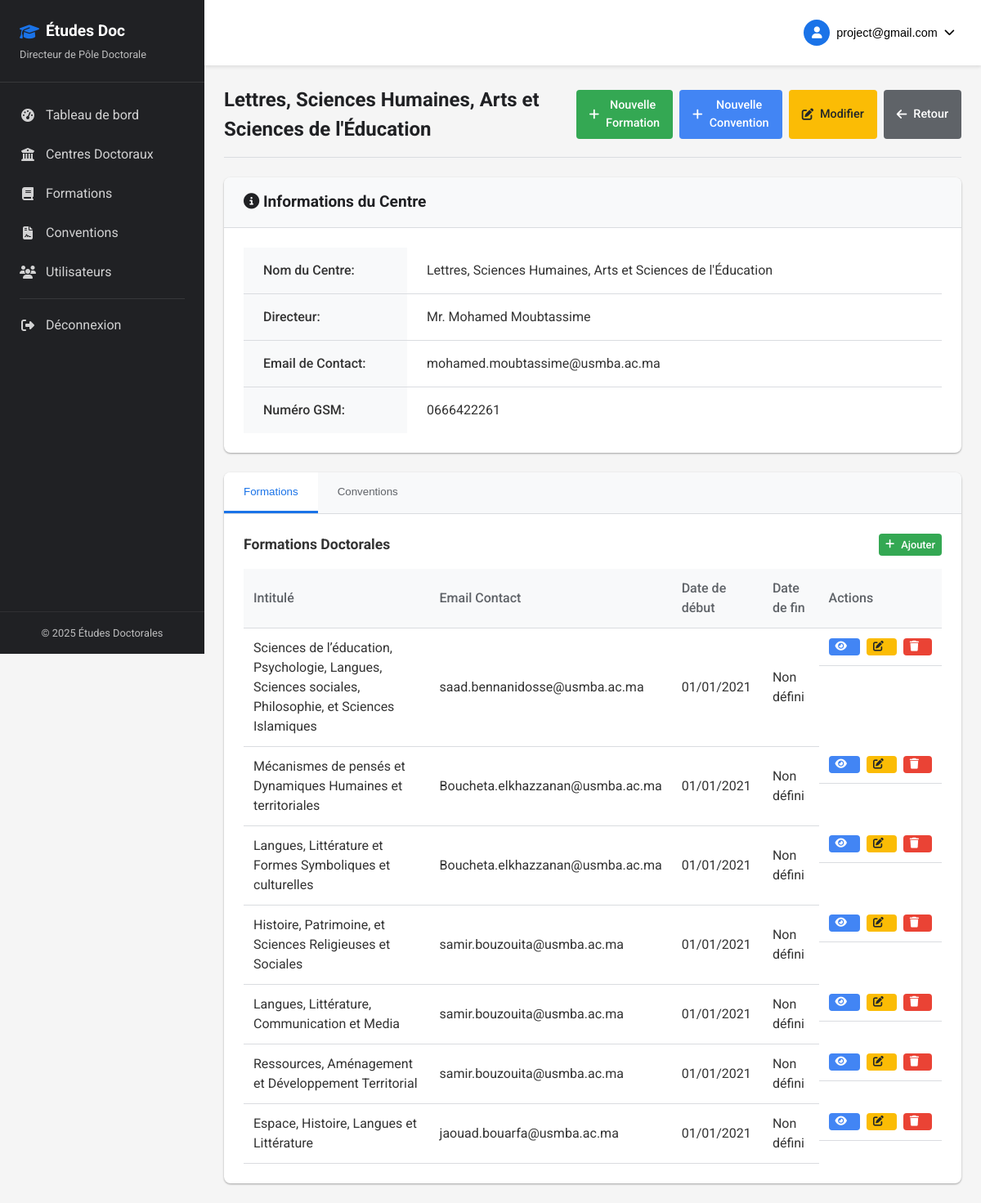
/center_details.php?id=2 (signed in), run on the app's committed database.
### tables this page shows
CREATE TABLE `ced` (
  `id` int(11) NOT NULL,
  `nom` varchar(255) NOT NULL,
  `directeur` varchar(100) DEFAULT NULL,
  `email_contact` varchar(100) DEFAULT NULL,
  `gsm` varchar(20) DEFAULT NULL
);

CREATE TABLE `formations_doctorales` (
  `id` int(11) NOT NULL,
  `intitule` varchar(255) NOT NULL,
  `description` text DEFAULT NULL,
  `contact_email` varchar(100) DEFAULT NULL,
  `date_debut` date DEFAULT NULL,
  `date_fin` date DEFAULT NULL
);

### includes/functions.php (called while the page is built, shortened)
<?php
function formatDate($date) {
    if (empty($date) || $date == "0000-00-00") {
        return "Non défini";
    }
    $timestamp = strtotime($date);
    return date("d/m/Y", $timestamp);
}
function getRecordById($conn, $table, $id) {
    $sql = "SELECT * FROM $table WHERE id = ?";
    $stmt = $conn->prepare($sql);
    $stmt->bind_param("i", $id);
    $stmt->execute();
    $result = $stmt->get_result();
    if ($result && $result->num_rows > 0) {
        $record = $result->fetch_assoc();
        return $record;
    }
    return null;
}
function getFormationsByCedId($conn, $cedId) {
    $sql = "SELECT f.* FROM formations_doctorales f
            JOIN ced_formations cf ON f.id = cf.id_formation
            WHERE cf.id_ced = ?";
    $stmt = $conn->prepare($sql);
    $stmt->bind_param("i", $cedId);
    $stmt->execute();
    $result = $stmt->get_result();
    $formations = [];
    if ($result && $result->num_rows > 0) {
        while ($row = $result->fetch_assoc()) {
            $formations[] = $row;
        }
    }
    return $formations;
}
?>

### center_details.php (the view, shortened to what this page needs)
<?php
require_once "includes/header.php";
$id = intval($_GET['id']);
$center = getRecordById($conn, "ced", $id);
$formations = getFormationsByCedId($conn, $id);
?>
<div class="page-header">
    <h1><?php echo $center['nom']; ?></h1>
    <div class="header-actions">
        <a href="formation_add.php?ced_id=<?php echo $id; ?>" class="btn btn-success">
            <i class="fas fa-plus"></i> Nouvelle Formation
        </a>
        <a href="convention_add.php?ced_id=<?php echo $id; ?>" class="btn btn-info">
            <i class="fas fa-plus"></i> Nouvelle Convention
        </a>
        <a href="center_edit.php?id=<?php echo $id; ?>" class="btn btn-warning">
            <i class="fas fa-edit"></i> Modifier
        </a>
        <a href="centers.php" class="btn btn-secondary">
            <i class="fas fa-arrow-left"></i> Retour
        </a>
    </div>
</div>
<div class="detail-container">
    <div class="detail-card">
        <div class="card-header">
            <h2><i class="fas fa-info-circle"></i> Informations du Centre</h2>
        </div>
        <div class="card-content">
            <div class="detail-item">
                <div class="detail-label">Nom du Centre:</div>
                <div class="detail-value"><?php echo $center['nom']; ?></div>
            </div>
            <div class="detail-item">
                <div class="detail-label">Directeur:</div>
                <div class="detail-value"><?php echo !empty($center['directeur']) ? $center['directeur'] : 'Non défini'; ?></div>
            </div>
            <div class="detail-item">
                <div class="detail-label">Email de Contact:</div>
                <div class="detail-value"><?php echo !empty($center['email_contact']) ? $center['email_contact'] : 'Non défini'; ?></div>
            </div>
            <div class="detail-item">
                <div class="detail-label">Numéro GSM:</div>
                <div class="detail-value"><?php echo !empty($center['gsm']) ? $center['gsm'] : 'Non défini'; ?></div>
            </div>
        </div>
    </div>
    <div class="detail-tabs">
        <div class="tabs">
            <button class="tab-btn active" onclick="openTab('formations-tab')">Formations</button>
            <button class="tab-btn" onclick="openTab('conventions-tab')">Conventions</button>
        </div>
        <div id="formations-tab" class="tab-content active">
            <div class="tab-header">
                <h3>Formations Doctorales</h3>
                <a href="formation_add.php?ced_id=<?php echo $id; ?>" class="btn btn-sm btn-success">
                    <i class="fas fa-plus"></i> Ajouter
                </a>
            </div>
            <div class="table-responsive">
                <table class="table">
                    <thead>
                        <tr>
                            <th>Intitulé</th>
                            <th>Email Contact</th>
                            <th>Date de début</th>
                            <th>Date de fin</th>
                            <th>Actions</th>
                        </tr>
                    </thead>
                    <tbody>
                        <?php if (!empty($formations)): ?>
                            <?php foreach ($formations as $formation): ?>
                                <tr>
                                    <td><?php echo $formation['intitule']; ?></td>
                                    <td><?php echo $formation['contact_email']; ?></td>
                                    <td><?php echo formatDate($formation['date_debut']); ?></td>
                                    <td><?php echo formatDate($formation['date_fin']); ?></td>
                                    <td class="actions">
                                        <a href="formation_details.php?id=<?php echo $formation['id']; ?>" class="btn btn-sm btn-info" title="Détails">
                                            <i class="fas fa-eye"></i>
                                        </a>
                                        <a href="formation_edit.php?id=<?php echo $formation['id']; ?>" class="btn btn-sm btn-warning" title="Modifier">
                                            <i class="fas fa-edit"></i>
                                        </a>
                                        <a href="#" class="btn btn-sm btn-danger" title="Supprimer"
                                           onclick="confirmDeleteFormation(<?php echo $formation['id']; ?>, '<?php echo addslashes($formation['intitule']); ?>')">
                                            <i class="fas fa-trash"></i>
                                        </a>
                                    </td>
                                </tr>
                            <?php endforeach; ?>
                        <?php else: ?>
                            <tr>
                                <td colspan="5" class="text-center">Aucune formation trouvée</td>
                            </tr>
                        <?php endif; ?>
                    </tbody>
                </table>
            </div>
        </div>
    </div>
</div>
<?php
require_once "includes/footer.php";
?>

### assets/css/style.css (style rules this page uses)
:root { --primary-color: #1a73e8; --primary-hover: #1669d8; --secondary-color: #5f6368; --accent-color: #34a853; --danger-color: #ea4335; --warning-color: #fbbc05; --light-color: #f8f9fa; --dark-color: #202124; --border-color: #dadce0; --success-color: #34a853; --info-color: #4285f4; --box-shadow: 0 1px 3px rgba(0, 0, 0, 0.12), 0 1px 2px rgba(0, 0, 0, 0.24); --transition: all 0.3s cubic-bezier(0.25, 0.8, 0.25, 1); }
* { margin: 0; padding: 0; box-sizing: border-box; }
body { font-family: 'Roboto', sans-serif; font-size: 16px; line-height: 1.5; color: #333; background-color: #f5f5f5; }
a { text-decoration: none; color: var(--primary-color); }
.btn { display: inline-flex; align-items: center; justify-content: center; padding: 0.5rem 1rem; border-radius: 4px; font-size: 0.9rem; font-weight: 500; cursor: pointer; transition: var(--transition); border: none; outline: none; text-align: center; }
.btn i { margin-right: 0.5rem; }
.btn-secondary { background-color: var(--secondary-color); color: white; }
.btn-success { background-color: var(--success-color); color: white; }
.btn-danger { background-color: var(--danger-color); color: white; }
.btn-warning { background-color: var(--warning-color); color: #212529; }
.btn-info { background-color: var(--info-color); color: white; }
.btn-sm { padding: 0.25rem 0.5rem; font-size: 0.8rem; }
.card-header { padding: 1.5rem; border-bottom: 1px solid var(--border-color); background-color: #f8f9fa; }
.card-header h2 { margin: 0; font-size: 1.2rem; color: var(--dark-color); }
.card-content { padding: 1.5rem; }
.table-responsive { overflow-x: auto; }
.table { width: 100%; border-collapse: collapse; }
.table th, .table td { padding: 0.75rem; text-align: left; border-bottom: 1px solid var(--border-color); }
.table th { background-color: #f8f9fa; font-weight: 500; color: var(--secondary-color); }
.table .actions { display: flex; gap: 0.5rem; }

### assets/css/dashboard.css (style rules this page uses)
.page-header { display: flex; justify-content: space-between; align-items: center; margin-bottom: 1.5rem; padding-bottom: 1rem; border-bottom: 1px solid var(--border-color); }
.page-header h1 { margin: 0; font-size: 1.5rem; color: var(--dark-color); }
.header-actions { display: flex; gap: 0.5rem; }
.card-header { display: flex; justify-content: space-between; align-items: center; padding: 1rem 1.5rem; background-color: #f8f9fa; border-bottom: 1px solid var(--border-color); }
.card-header h2 { margin: 0; font-size: 1.2rem; }
.detail-container { display: flex; flex-direction: column; gap: 1.5rem; }
.detail-card { background-color: white; border-radius: 8px; box-shadow: var(--box-shadow); overflow: hidden; }
.detail-item { display: flex; border-bottom: 1px solid var(--border-color); }
.detail-item:last-child { border-bottom: none; }
.detail-label { width: 200px; padding: 1rem 1.5rem; background-color: #f8f9fa; font-weight: 500; }
.detail-value { flex: 1; padding: 1rem 1.5rem; }
.detail-tabs { background-color: white; border-radius: 8px; box-shadow: var(--box-shadow); overflow: hidden; }
.tabs { display: flex; border-bottom: 1px solid var(--border-color); background-color: #f8f9fa; }
.tab-btn { padding: 1rem 1.5rem; background: none; border: none; cursor: pointer; font-weight: 500; color: var(--secondary-color); transition: var(--transition); border-bottom: 3px solid transparent; }
.tab-btn.active { color: var(--primary-color); border-bottom-color: var(--primary-color); background-color: white; }
.tab-content { display: none; padding: 1.5rem; }
.tab-content.active { display: block; }
.tab-header { display: flex; justify-content: space-between; align-items: center; margin-bottom: 1rem; }
.tab-header h3 { margin: 0; font-size: 1.1rem; }

### data on the page
ced: nom "Lettres, Sciences Humaines, Arts et Sciences de l'Éducation", directeur "Mr. Mohamed Moubtassime", email_contact "mohamed.moubtassime@usmba.ac.ma", gsm "0666422261"
formations_doctorales: intitule "Sciences de l’éducation, Psychologie, Langues, Sciences sociales, Philosophie, et Sciences Islamiques", contact_email "saad.bennanidosse@usmba.ac.ma", date_debut "01/01/2021", date_fin "Non défini"
formations_doctorales: intitule "Mécanismes de pensés et Dynamiques Humaines et territoriales", contact_email "Boucheta.elkhazzanan@usmba.ac.ma", date_debut "01/01/2021", date_fin "Non défini"
formations_doctorales: intitule "Langues, Littérature et Formes Symboliques et culturelles", contact_email "Boucheta.elkhazzanan@usmba.ac.ma", date_debut "01/01/2021", date_fin "Non défini"
formations_doctorales: intitule "Histoire, Patrimoine, et Sciences Religieuses et Sociales", contact_email "samir.bouzouita@usmba.ac.ma", date_debut "01/01/2021", date_fin "Non défini"
formations_doctorales: intitule "Langues, Littérature, Communication et Media", contact_email "samir.bouzouita@usmba.ac.ma", date_debut "01/01/2021", date_fin "Non défini"
formations_doctorales: intitule "Ressources, Aménagement et Développement Territorial", contact_email "samir.bouzouita@usmba.ac.ma", date_debut "01/01/2021", date_fin "Non défini"
formations_doctorales: intitule "Espace, Histoire, Langues et Littérature", contact_email "jaouad.bouarfa@usmba.ac.ma", date_debut "01/01/2021", date_fin "Non défini"

### other printed values
getUserRoleDisplay() "Directeur de Pôle Doctorale"
getUserEmail() "project@gmail.com"
